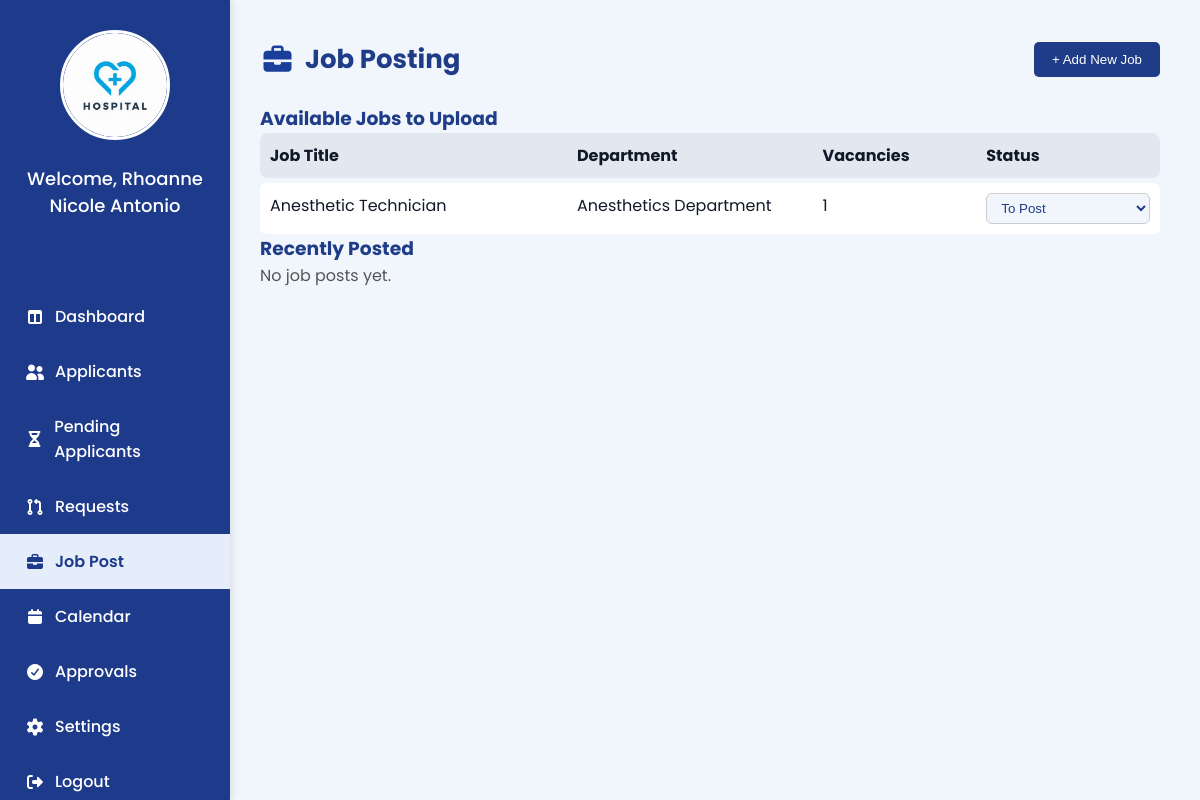
The app's page /Manager-JobPosting.php, older data.
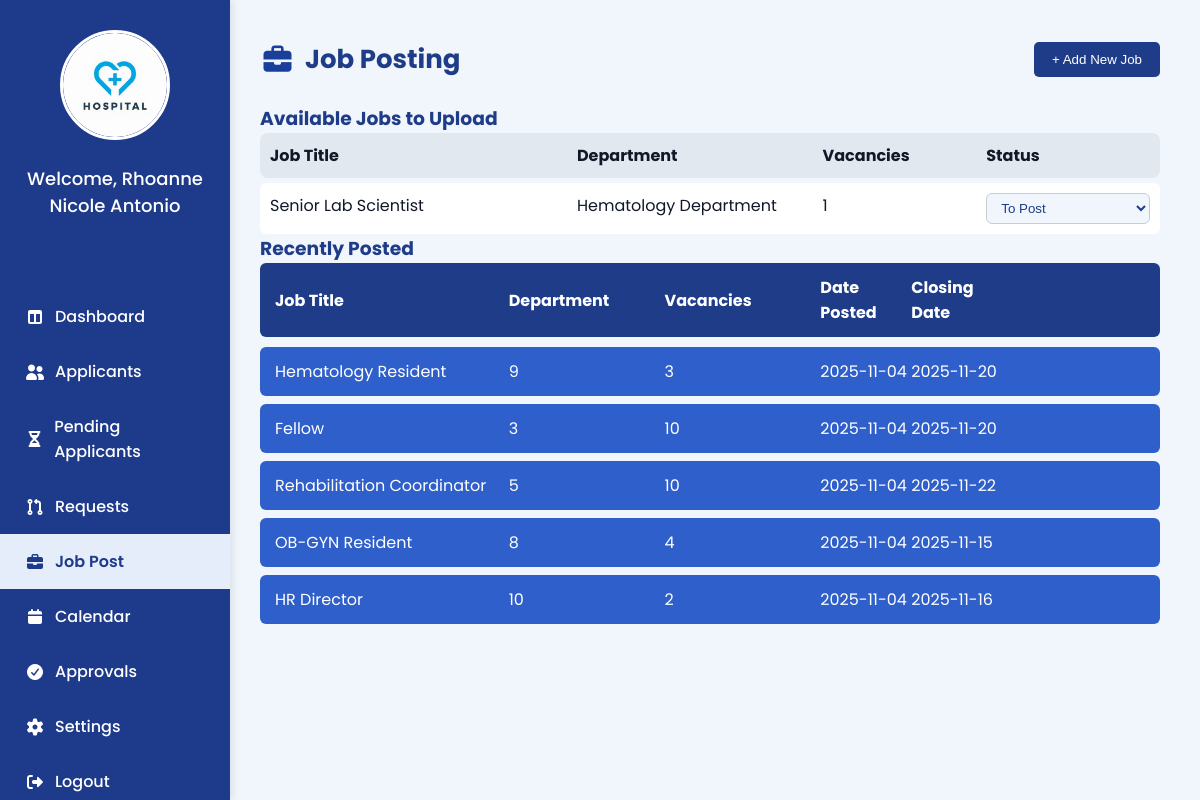
The same page, newer data.
### tables this page shows
CREATE TABLE `vacancies` (
  `id` int(11) NOT NULL,
  `department_id` int(11) NOT NULL,
  `position_id` int(11) NOT NULL,
  `employment_type_id` int(11) NOT NULL,
  `vacancy_count` int(11) NOT NULL,
  `status` varchar(255) NOT NULL DEFAULT 'To Post',
  `created_at` timestamp NOT NULL DEFAULT current_timestamp()
);

CREATE TABLE `position` (
  `positionID` int(11) NOT NULL,
  `departmentID` int(11) NOT NULL,
  `emtypeID` int(11) DEFAULT NULL,
  `position_title` varchar(150) NOT NULL,
  `vacancies` int(11) DEFAULT NULL
);

CREATE TABLE `department` (
  `deptID` int(11) NOT NULL,
  `deptName` varchar(100) NOT NULL,
  `vacancies` int(11) DEFAULT NULL
);

CREATE TABLE `job_posting` (
  `jobID` int(11) NOT NULL,
  `job_title` varchar(150) NOT NULL,
  `job_description` text NOT NULL,
  `department` int(11) NOT NULL,
  `qualification` varchar(255) DEFAULT NULL,
  `educational_level` varchar(100) DEFAULT NULL,
  `skills` text DEFAULT NULL,
  `expected_salary` varchar(50) DEFAULT NULL,
  `experience_years` int(11) DEFAULT NULL,
  `employment_type` int(11) DEFAULT NULL,
  `location` varchar(100) DEFAULT NULL,
  `vacancies` int(11) DEFAULT NULL,
  `date_posted` date DEFAULT NULL,
  `closing_date` date DEFAULT NULL
);

### Manager-JobPosting.php (the view, shortened to what this page needs)
<?php
require 'admin/db.connect.php';
$managername = "";
$managernameQuery = $conn->query("SELECT fullname FROM user WHERE role = 'Employee' AND sub_role = 'HR Manager' LIMIT 1");
if ($managernameQuery && $row = $managernameQuery->fetch_assoc()) {
  $managername = $row['fullname'];
}
$vacancies = [];
$query = "
SELECT v.id, d.deptName, p.position_title, v.vacancy_count, v.status
FROM vacancies v
JOIN department d ON v.department_id = d.deptID
JOIN position p ON v.position_id = p.positionID
WHERE v.status = 'To Post'
ORDER BY v.created_at DESC
";
$result = $conn->query($query);
if ($result && $result->num_rows > 0) {
  while ($row = $result->fetch_assoc()) {
    $vacancies[] = $row;
  }
}
?>
<!DOCTYPE html>
<html lang="en">
<head>
  <link rel="stylesheet" href="manager-sidebar.css">
  <link rel="stylesheet" href="https://cdnjs.cloudflare.com/ajax/libs/font-awesome/7.0.1/css/all.min.css">
</head>
<body>
  <div class="sidebar">
    <div class="sidebar-logo"><img src="Images/hospitallogo.png" alt="Hospital Logo"></div>
    <div class="sidebar-name">
      <p><?php echo "Welcome, " . htmlspecialchars($managername); ?></p>
    </div>
    <ul class="nav">
      <li><a href="Manager_Dashboard.php"><i class="fa-solid fa-table-columns"></i>Dashboard</a></li>
      <li><a href="Manager_Applicants.php"><i class="fa-solid fa-user-group"></i>Applicants</a></li>
      <li><a href="Manager_PendingApplicants.php"><i class="fa-solid fa-hourglass-half"></i>Pending Applicants</a></li>
      <li><a href="Manager_Request.php"><i class="fa-solid fa-code-pull-request"></i>Requests</a></li>
      <li class="active"><a href="Manager-JobPosting.php"><i class="fa-solid fa-briefcase"></i>Job Post</a></li>
      <li><a href="Manager_Calendar.php"><i class="fa-solid fa-calendar"></i>Calendar</a></li>
      <li><a href="Manager_Approvals.php"><i class="fa-solid fa-circle-check"></i>Approvals</a></li>
      <li><a href="Manager_LeaveSettings.php"><i class="fa-solid fa-gear"></i>Settings</a></li>
      <li><a href="#"><i class="fa-solid fa-right-from-bracket"></i>Logout</a></li>
    </ul>
  </div>
  <main class="job-postings-container">
    <div class="job-header">
      <h2><i class="fa-solid fa-briefcase job-icon"></i> Job Posting</h2>
      <button class="add-job-btn">+ Add New Job</button>
    </div>
    <div class="available-jobs">
      <h3 style="color:#1f3c88;">Available Jobs to Upload</h3>
      <?php if (!empty($vacancies)): ?>
        <div
          style="display:grid;grid-template-columns:1.5fr 1.2fr 0.8fr 0.8fr;padding:10px;background:#e2e8f0;border-radius:8px;">
          <div><strong>Job Title</strong></div>
          <div><strong>Department</strong></div>
          <div><strong>Vacancies</strong></div>
          <div><strong>Status</strong></div>
        </div>
        <?php foreach ($vacancies as $job): ?>
          <div
            style="display:grid;grid-template-columns:1.5fr 1.2fr 0.8fr 0.8fr;padding:10px;background:#fff;border-radius:6px;margin-top:5px;">
            <div><?= htmlspecialchars($job['position_title']); ?></div>
            <div><?= htmlspecialchars($job['deptName']); ?></div>
            <div><?= htmlspecialchars($job['vacancy_count']); ?></div>
            <div>
              <form method="POST" style="margin:0;">
                <select name="status" class="status-dropdown" onchange="this.form.submit()">
                  <option value="To Post" <?= ($job['status'] == 'To Post') ? 'selected' : ''; ?>>To Post</option>
                </select>
              </form>
            </div>
          </div>
        <?php endforeach; ?>
      <?php else: ?>
        <p style="color:#555;">No available jobs found.</p>
      <?php endif; ?>
    </div>
    <div class="job-table">
      <h3 style="color:#1f3c88;">Recently Posted</h3>
      <?php
      $recentJobs = $conn->query("SELECT * FROM job_posting ORDER BY date_posted DESC");
      if ($recentJobs && $recentJobs->num_rows > 0): ?>
        <div class="job-table-header">
          <div>Job Title</div>
          <div>Department</div>
          <div>Vacancies</div>
          <div>Date Posted</div>
          <div>Closing Date</div>
        </div>
        <?php while ($job = $recentJobs->fetch_assoc()): ?>
          <div class="job-row">
            <div><?= htmlspecialchars($job['job_title']); ?></div>
            <div><?= htmlspecialchars($job['department']); ?></div>
            <div><?= htmlspecialchars($job['vacancies']); ?></div>
            <div><?= htmlspecialchars($job['date_posted']); ?></div>
            <div><?= htmlspecialchars($job['closing_date']); ?></div>
          </div>
        <?php endwhile; ?>
      <?php else: ?>
        <p style="color:#555;">No job posts yet.</p>
      <?php endif; ?>
    </div>
  </main>
</body>
</html>

### manager-sidebar.css (style rules this page uses)
* { margin: 0; padding: 0; box-sizing: border-box; }
body { font-family: "Poppins", "Roboto", sans-serif; }
.sidebar { width: 230px; background-color: #1E3A8A; height: 100vh; display: flex; flex-direction: column; align-items: center; padding-top: 30px; position: fixed; left: 0; top: 0; box-shadow: 2px 0 8px rgba(0, 0, 0, 0.1); overflow-y: auto; scrollbar-width: thin; scrollbar-color: #e5edfb transparent; }
.nav { margin-top: 40px; list-style: none; width: 100%; padding: 0; }
.nav li { width: 100%; }
.nav li a { color: #ffffff; text-decoration: none; display: flex; align-items: center; gap: 10px; padding: 15px 25px; font-weight: 500; transition: all 0.3s ease; width: 100%; box-sizing: border-box; }
.nav li a:hover, .nav li.active a { background-color: #e5edfb; color: #1E3A8A; font-weight: 600; }
.nav i { width: 20px; text-align: center; }
.sidebar-logo { display: flex; flex-direction: column; align-items: center; gap: 10px; margin-bottom: 20px; }
.sidebar-logo img { width: 100px; height: 100px; border-radius: 50%; border: 3px solid white; cursor: pointer; transition: transform 0.3s ease; }
.sidebar-name p { color: white; text-align: center; font-weight: 500; }

### Manager-JobPosting.php (style rules this page uses)
body { margin: 0; padding: 0; font-family: 'Poppins', 'Roboto', sans-serif; background: #f1f5fc; display: flex; color: #111827; }
.sidebar-logo { display: flex; justify-content: center; margin-bottom: 25px; }
.sidebar-logo img { height: 110px; width: 110px; border-radius: 50%; object-fit: cover; border: 3px solid #fff; }
.job-postings-container { flex-grow: 1; margin-left: 220px; padding: 40px; }
.job-header { display: flex; justify-content: space-between; align-items: center; margin-bottom: 25px; }
.job-header h2 { font-size: 26px; font-weight: 700; color: #1f3c88; display: flex; align-items: center; gap: 10px; }
.add-job-btn { background: #1f3c88; color: #fff; padding: 10px 18px; border: none; border-radius: 5px; cursor: pointer; }
.job-table-header, .job-row { display: grid; grid-template-columns: 1.8fr 1.2fr 1.2fr 0.7fr 0.8fr 1fr; padding: 12px 15px; align-items: center; }
.job-table-header { background: #1f3c88; color: #fff; border-radius: 6px; margin-bottom: 10px; font-weight: 700; }
.job-row { background: #2f5fca; color: #fff; margin-bottom: 8px; border-radius: 6px; }
.job-icon { font-size: 28px; color: #1a3f9b; }
.sidebar-name { text-align: center; color: #fff; margin-bottom: 30px; font-size: 18px; }
.status-dropdown { width: 100%; padding: 6px 10px; border-radius: 6px; border: 1px solid #ccc; background: #f1f5fc; color: #1f3c88; font-weight: 500; }

Row changes from the older to the newer data that the page shows:
no longer on this page (row edited): vacancies: position.position_title "Anesthetic Technician", department.deptName "Anesthetics Department", vacancy_count "1", status "To Post"
added vacancies: position.position_title "Senior Lab Scientist", department.deptName "Hematology Department", vacancy_count "1", status "To Post"
added job_posting: job_title "Hematology Resident", department "9", vacancies "3", date_posted "2025-11-04", closing_date "2025-11-20"
added job_posting: job_title "Fellow", department "3", vacancies "10", date_posted "2025-11-04", closing_date "2025-11-20"
added job_posting: job_title "Rehabilitation Coordinator", department "5", vacancies "10", date_posted "2025-11-04", closing_date "2025-11-22"
added job_posting: job_title "OB-GYN Resident", department "8", vacancies "4", date_posted "2025-11-04", closing_date "2025-11-15"
added job_posting: job_title "HR Director", department "10", vacancies "2", date_posted "2025-11-04", closing_date "2025-11-16"
Text that changed along with them:
text no longer shown: "No job posts yet."
text now shown: "Job Title Department Vacancies Date Posted Closing Date"
